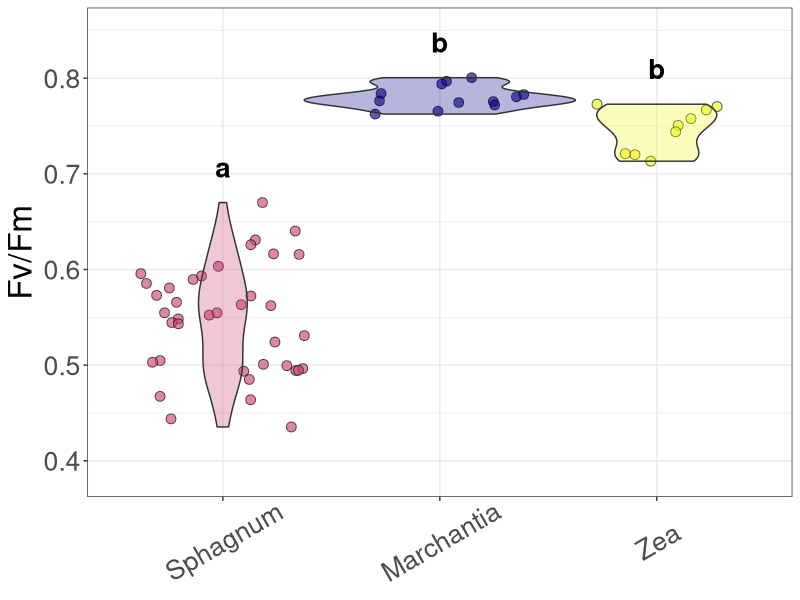

Source code (R): (Note: this script raises an error after producing the figure.)
#KW/Dunn on Chl fluorescence -- taxa
#chris goodall -- 02/02/22
#updated by taxa -- 11/06/2022
#updated to have FvFm (dark adapted) 04-14-2023
#updated to change taxa factor order 04-23-2023
#round by 50 -- 06-03-2023

#packages 
library(stats)
library(multcomp) #for analysis 
library(viridis) #for plotting
library(ggplot2)
library(dplyr)
library(stringr)
library(rstatix)
library(ggpubr)
library(tidyverse)
library(multcompView)
library(reshape)
library(readr)

#import data
d1 <- read_csv("data/chlorophyll fluorescence by taxa.csv")


#clean data
d1$PPFD <- round_any(d1$PPFD, 50) #round to nearest increment of 50 for PPFD

corn <- d1[d1$Species=="Zea",]

marchantia <- d1[d1$Species=="Marchantia",]

#Subsetting to 750 PAR 
d1 <- d1[d1$PPFD > 749 & d1$PPFD < 751,] #subsetting to 750 PPFD

d2 <- d1[!d1$Species=="Zea",]
#cat(paste0('c("', paste(colnames(d1), collapse='", "'), '")'))

d1$Species <- factor(d1$Species, levels = c("Sphagnum", "Marchantia", "Zea")) #re-order data so sphagnum is read first

#run nonparametric test: FvFm_mean
(res.kruskal <- d1 %>% kruskal_test(FvFm_mean ~ Species)) #this will indicate if there are siginficant differences between groups
d1 %>% kruskal_effsize(FvFm_mean ~ Species) #this indicates the amount of variance between groups explained by the treatment. 
#The interpretation values commonly in published literature are: 0.01- < 0.06 (small effect), 0.06 - < 0.14 (moderate effect) and >= 0.14 (large effect).
#value of .486 is very large it suggests that latitudinal sites vary by FvFm_mean 

#Post hoc analysis: In this context, we want to use# a Dunn's test as it uses the same underlying assumptions of the KW test
(pwc <- d1 %>% 
    dunn_test(FvFm_mean ~ Species, p.adjust.method = "bonferroni")) #you can also set p.adjust.method = "fdr" here, but "bonferroni" involves more tight confidence intervals. 

#designate significant differences between groups with letters
holder <- pwc$p #extracts p.values from dunn_test
names(holder)  <-  paste(pwc$group1, pwc$group2, sep="-")
hold <-multcompLetters(holder) #this generates the letters 
letters.FvFm_mean <- reshape::melt(hold$Letters) #this pulls the letters from the list into a vector
letters.FvFm_mean

#create data frame for putting on letters
value_max_FvFm_mean = d1 %>%
  group_by(Species) %>%
  summarize(max_value = max(FvFm_mean))
value_max_FvFm_mean

#create text frame for graphic overlay
text_FvFm_mean <- cbind(value_max_FvFm_mean, letters.FvFm_mean) # combine both types of data 
text_FvFm_mean=text_FvFm_mean[,c(1,3,2)] #rearrange columns

#create color palette
pal.2 <- plasma(3)[c(2,1,3)]

#make plot
FvFm_mean <- ggplot(d1, aes(x = Species, y = FvFm_mean,
                            fill = Species)) +
  geom_point(shape = 21, size = 3,
             alpha = 0.65, position = "jitter") +
  geom_violin(alpha = 0.3, width =1.25) +
  scale_y_continuous(limits = c(min(d1$FvFm_mean)-.05, max(d1$FvFm_mean)+.05)) +
  theme_bw() +
  theme(text = element_text(size = 24), 
        axis.text.x = element_text(angle = 30, vjust = .6, hjust=.5),
        legend.position = "none", axis.title.x=element_blank(),
        legend.title = element_blank()) +
  scale_fill_manual(values = pal.2) +
  geom_text(data = text_FvFm_mean, 
            aes(x=Species, y = 0.02 + max_value, label = value), 
            vjust=-0.3,
            size=7, 
            fontface = "bold") +
  labs(y=expression("Fv/Fm"))
FvFm_mean

#run nonparametric test: qP
(res.kruskal <- d1 %>% kruskal_test(qP ~ Species)) #this will indicate if there are siginficant differences between groups
d1 %>% kruskal_effsize(qP ~ Species) #this indicates the amount of variance between groups explained by the treatment. 
#The interpretation values commonly in published literature are: 0.01- < 0.06 (small effect), 0.06 - < 0.14 (moderate effect) and >= 0.14 (large effect).
#value of .454 is very large it suggests that latitudinal sites vary by qP 

#Post hoc analysis: In this context, we want to use# a Dunn's test as it uses the same underlying assumptions of the KW test
(pwc <- d1 %>% 
    dunn_test(qP ~ Species, p.adjust.method = "bonferroni")) #you can also set p.adjust.method = "fdr" here, but "bonferroni" involves more tight confidence intervals. 

#designate significant differences between groups with letters
holder <- pwc$p #extracts p.values from dunn_test
names(holder)  <-  paste(pwc$group1, pwc$group2, sep="-")
hold <-multcompLetters(holder) #this generates the letters 
letters.qP <- reshape::melt(hold$Letters) #this pulls the letters from the list into a vector
letters.qP

#create data frame for putting on letters
value_max_qP = d1 %>%
  group_by(Species) %>%
  summarize(max_value = max(qP))
value_max_qP

#create text frame for graphic overlay
text_qP <- cbind(value_max_qP, letters.qP) # combine both types of data 
text_qP=text_qP[,c(1,3,2)] #rearrange columns




#make plot
qP <- ggplot(d1, aes(x = Species, y = qP,
                     fill = Species)) +
  geom_point(shape = 21, size = 3,
             alpha = 0.65, position = "jitter") +
  geom_violin(alpha = 0.3, width =1.25) +
  scale_y_continuous(limits = c(min(d1$qP)-.05, max(d1$qP)+.05)) +
  theme_bw() +
  theme(text = element_text(size = 24), 
        axis.text.x = element_text(angle = 30, vjust = .6, hjust=.5),
        legend.position = "none", axis.title.x=element_blank(),
        legend.title = element_blank()) +
  scale_fill_manual(values = pal.2) +
  geom_text(data = text_qP, 
            aes(x=Species, y = 0.02 + max_value, label = value), 
            vjust=-0.3,
            size=7, 
            fontface = "bold") 

#run nonparametric test: qL
(res.kruskal <- d1 %>% kruskal_test(qL ~ Species)) #this will indicate if there are siginficant differences between groups
d1 %>% kruskal_effsize(qL ~ Species) #this indicates the amount of variance between groups explained by the treatment. 
#The interpretation values commonly in published literature are: 0.01- < 0.06 (small effect), 0.06 - < 0.14 (moderate effect) and >= 0.14 (large effect).
#value of .530 is very large it suggests that latitudinal sites vary by qL 

#Post hoc analysis: In this context, we want to use# a Dunn's test as it uses the same underlying assumptions of the KW test
(pwc <- d1 %>% 
    dunn_test(qL ~ Species, p.adjust.method = "bonferroni")) #you can also set p.adjust.method = "fdr" here, but "bonferroni" involves more tight confidence intervals. 

#designate significant differences between groups with letters
holder <- pwc$p #extracts p.values from dunn_test
names(holder)  <-  paste(pwc$group1, pwc$group2, sep="-")
hold <-multcompLetters(holder) #this generates the letters 
letters.qL <- reshape::melt(hold$Letters) #this pulls the letters from the list into a vector
letters.qL

#create data frame for putting on letters
value_max_qL = d1 %>%
  group_by(Species) %>%
  summarize(max_value = max(qL))
value_max_qL

#create text frame for graphic overlay
text_qL <- cbind(value_max_qL, letters.qL) # combine both types of data 
text_qL=text_qL[,c(1,3,2)] #rearrange columns




#make plot
qL <- ggplot(d1, aes(x = Species, y = qL,
                     fill = Species)) +
  geom_point(shape = 21, size = 3,
             alpha = 0.65, position = "jitter") +
  geom_violin(alpha = 0.3, width =1.25) +
  scale_y_continuous(limits = c(min(d1$qL)-.05, max(d1$qL)+.05)) +
  theme_bw() +
  theme(text = element_text(size = 24), 
        axis.text.x = element_text(angle = 30, vjust = .6, hjust=.5),
        legend.position = "none", axis.title.x=element_blank(),
        legend.title = element_blank()) +
  scale_fill_manual(values = pal.2) +
  geom_text(data = text_qL, 
            aes(x=Species, y = 0.02 + max_value, label = value), 
            vjust=-0.3,
            size=7, 
            fontface = "bold") 

#run nonparametric test: NPQ
(res.kruskal <- d1 %>% kruskal_test(NPQ ~ Species)) #this will indicate if there are siginficant differences between groups
d1 %>% kruskal_effsize(NPQ ~ Species) #this indicates the amount of variance between groups explained by the treatment. 
#The interpretation values commonly in published literature are: 0.01- < 0.06 (small effect), 0.06 - < 0.14 (moderate effect) and >= 0.14 (large effect).
#value of .535 is very large it suggests that latitudinal sites vary by NPQ 

#Post hoc analysis: In this context, we want to use# a Dunn's test as it uses the same underlying assumptions of the KW test
(pwc <- d1 %>% 
    dunn_test(NPQ ~ Species, p.adjust.method = "bonferroni")) #you can also set p.adjust.method = "fdr" here, but "bonferroni" involves more tight confidence intervals. 

#designate significant differences between groups with letters
holder <- pwc$p #extracts p.values from dunn_test
names(holder)  <-  paste(pwc$group1, pwc$group2, sep="-")
hold <-multcompLetters(holder) #this generates the letters 
letters.NPQ <- reshape::melt(hold$Letters) #this pulls the letters from the list into a vector
letters.NPQ

#create data frame for putting on letters
value_max_NPQ = d1 %>%
  group_by(Species) %>%
  summarize(max_value = max(NPQ))
value_max_NPQ

#create text frame for graphic overlay
text_NPQ <- cbind(value_max_NPQ, letters.NPQ) # combine both types of data 
text_NPQ=text_NPQ[,c(1,3,2)] #rearrange columns




#make plot
NPQ <- ggplot(d1, aes(x = Species, y = NPQ,
                      fill = Species)) +
  geom_point(shape = 21, size = 3,
             alpha = 0.65, position = "jitter") +
  geom_violin(alpha = 0.3, width =1.25) +
  scale_y_continuous(limits = c(min(d1$NPQ)-.1, max(d1$NPQ)+.4)) +
  theme_bw() +
  theme(text = element_text(size = 24), axis.text.x = element_text(angle = 30, vjust = .6, hjust=.5),
        legend.position = "none", axis.title.x=element_blank(),
        legend.title = element_blank()) +
  scale_fill_manual(values = pal.2) +
  geom_text(data = text_NPQ, 
            aes(x=Species, y = 0.1 + max_value, label = value), 
            vjust=-0.3,
            size=7, 
            fontface = "bold") 

#run nonparametric test: phiPSII
(res.kruskal <- d1 %>% kruskal_test(phiPSII ~ Species)) #this will indicate if there are siginficant differences between groups
d1 %>% kruskal_effsize(phiPSII ~ Species) #this indicates the amount of variance between groups explained by the treatment. 
#The interpretation values commonly in published literature are: 0.01- < 0.06 (small effect), 0.06 - < 0.14 (moderate effect) and >= 0.14 (large effect).
#value of .468 is very large it suggests that latitudinal sites vary by phiPSII 

#Post hoc analysis: In this context, we want to use# a Dunn's test as it uses the same underlying assumptions of the KW test
(pwc <- d1 %>% 
    dunn_test(phiPSII ~ Species, p.adjust.method = "bonferroni")) #you can also set p.adjust.method = "fdr" here, but "bonferroni" involves more tight confidence intervals. 

#designate significant differences between groups with letters
holder <- pwc$p #extracts p.values from dunn_test
names(holder)  <-  paste(pwc$group1, pwc$group2, sep="-")
hold <-multcompLetters(holder) #this generates the letters 
letters.phiPSII <- reshape::melt(hold$Letters) #this pulls the letters from the list into a vector
letters.phiPSII

#create data frame for putting on letters
value_max_phiPSII = d1 %>%
  group_by(Species) %>%
  summarize(max_value = max(phiPSII))
value_max_phiPSII

#create text frame for graphic overlay
text_phiPSII <- cbind(value_max_phiPSII, letters.phiPSII) # combine both types of data 
text_phiPSII=text_phiPSII[,c(1,3,2)] #rearrange columns




#make plot
phiPSII <- ggplot(d1, aes(x = Species, y = phiPSII,
                          fill = Species)) +
  geom_point(shape = 21, size = 3,
             alpha = 0.65, position = "jitter") +
  geom_violin(alpha = 0.3, width =1.25) +
  scale_y_continuous(limits = c(min(d1$phiPSII)-.05, max(d1$phiPSII)+.05)) +
  theme_bw() +
  theme(text = element_text(size = 24), axis.text.x = element_text(angle = 30, vjust = .6, hjust=.5),
        legend.position = "none", axis.title.x=element_blank(),
        legend.title = element_blank()) +
  scale_fill_manual(values = pal.2) +
  geom_text(data = text_phiPSII, 
            aes(x=Species, y = 0.01 + max_value, label = value), 
            vjust=-0.3,
            size=7, 
            fontface = "bold") +
  labs(y=expression("Φ"[PSII]))


#run nonparametric test: phiNPQ
(res.kruskal <- d1 %>% kruskal_test(phiNPQ ~ Species)) #this will indicate if there are siginficant differences between groups
d1 %>% kruskal_effsize(phiNPQ ~ Species) #this indicates the amount of variance between groups explained by the treatment. 
#The interpretation values commonly in published literature are: 0.01- < 0.06 (small effect), 0.06 - < 0.14 (moderate effect) and >= 0.14 (large effect).
#value of .540 is very large it suggests that latitudinal sites vary by phiNPQ 

#Post hoc analysis: In this context, we want to use# a Dunn's test as it uses the same underlying assumptions of the KW test
(pwc <- d1 %>% 
    dunn_test(phiNPQ ~ Species, p.adjust.method = "bonferroni")) #you can also set p.adjust.method = "fdr" here, but "bonferroni" involves more tight confidence intervals. 

#designate significant differences between groups with letters
holder <- pwc$p #extracts p.values from dunn_test
names(holder)  <-  paste(pwc$group1, pwc$group2, sep="-")
hold <-multcompLetters(holder) #this generates the letters 
letters.phiNPQ <- reshape::melt(hold$Letters) #this pulls the letters from the list into a vector
letters.phiNPQ

#create data frame for putting on letters
value_max_phiNPQ = d1 %>%
  group_by(Species) %>%
  summarize(max_value = max(phiNPQ))
value_max_phiNPQ

#create text frame for graphic overlay
text_phiNPQ <- cbind(value_max_phiNPQ, letters.phiNPQ) # combine both types of data 
text_phiNPQ=text_phiNPQ[,c(1,3,2)] #rearrange columns




#make plot
phiNPQ <- ggplot(d1, aes(x = Species, y = phiNPQ,
                         fill = Species)) +
  geom_point(shape = 21, size = 3,
             alpha = 0.65, position = "jitter") +
  geom_violin(alpha = 0.3, width =1.25) +
  scale_y_continuous(limits = c(min(d1$phiNPQ)-.05, max(d1$phiNPQ)+.05)) +
  theme_bw() +
  theme(text = element_text(size = 24), axis.text.x = element_text(angle = 30, vjust = .6, hjust=.5),
        legend.position = "none", axis.title.x=element_blank(),
        legend.title = element_blank()) +
  scale_fill_manual(values = pal.2) +
  geom_text(data = text_phiNPQ, 
            aes(x=Species, y = 0.01 + max_value, label = value), 
            vjust=-0.3,
            size=7, 
            fontface = "bold") +
  labs(y=expression("Φ"[NPQ]))


#run nonparametric test: phiNO
(res.kruskal <- d1 %>% kruskal_test(phiNO ~ Species)) #this will indicate if there are siginficant differences between groups
d1 %>% kruskal_effsize(phiNO ~ Species) #this indicates the amount of variance between groups explained by the treatment. 
#The interpretation values commonly in published literature are: 0.01- < 0.06 (small effect), 0.06 - < 0.14 (moderate effect) and >= 0.14 (large effect).
#value of .596 is very large it suggests that latitudinal sites vary by phiNO 

#Post hoc analysis: In this context, we want to use# a Dunn's test as it uses the same underlying assumptions of the KW test
(pwc <- d1 %>% 
    dunn_test(phiNO ~ Species, p.adjust.method = "bonferroni")) #you can also set p.adjust.method = "fdr" here, but "bonferroni" involves more tight confidence intervals. 

#designate significant differences between groups with letters
holder <- pwc$p #extracts p.values from dunn_test
names(holder)  <-  paste(pwc$group1, pwc$group2, sep="-")
hold <-multcompLetters(holder) #this generates the letters 
letters.phiNO <- reshape::melt(hold$Letters) #this pulls the letters from the list into a vector
letters.phiNO

#create data frame for putting on letters
value_max_phiNO = d1 %>%
  group_by(Species) %>%
  summarize(max_value = max(phiNO))
value_max_phiNO

#create text frame for graphic overlay
text_phiNO <- cbind(value_max_phiNO, letters.phiNO) # combine both types of data 
text_phiNO=text_phiNO[,c(1,3,2)] #rearrange columns




#make plot
phiNO <- ggplot(d1, aes(x = Species, y = phiNO,
                        fill = Species)) +
  geom_point(shape = 21, size = 3,
             alpha = 0.65, position = "jitter") +
  geom_violin(alpha = 0.3, width =1.25) +
  scale_y_continuous(limits = c(min(d1$phiNO)-.05, max(d1$phiNO)+.05)) +
  theme_bw() +
  theme(text = element_text(size = 24), axis.text.x = element_text(angle = 30, vjust = .6, hjust=.5),
        legend.position = "none", axis.title.x=element_blank(),
        legend.title = element_blank()) +
  scale_fill_manual(values = pal.2) +
  geom_text(data = text_phiNO, 
            aes(x=Species, y = 0.01 + max_value, label = value), 
            vjust=-0.3,
            size=7, 
            fontface = "bold") +
  labs(y=expression("Φ"[NO]))

# #run nonparametric test: JETR
# (res.kruskal <- d1 %>% kruskal_test(JETR ~ Species)) #this will indicate if there are siginficant differences between groups
# d1 %>% kruskal_effsize(JETR ~ Species) #this indicates the amount of variance between groups explained by the treatment. 
# #The interpretation values commonly in published literature are: 0.01- < 0.06 (small effect), 0.06 - < 0.14 (moderate effect) and >= 0.14 (large effect).
# #value of .704 is very large it suggests that latitudinal sites vary by JETR 
# 
# #Post hoc analysis: In this context, we want to use# a Dunn's test as it uses the same underlying assumptions of the KW test
# (pwc <- d1 %>% 
#     dunn_test(JETR ~ Species, p.adjust.method = "bonferroni")) #you can also set p.adjust.method = "fdr" here, but "bonferroni" involves more tight confidence intervals. 
# 
# #designate significant differences between groups with letters
# holder <- pwc$p #extracts p.values from dunn_test
# names(holder)  <-  paste(pwc$group1, pwc$group2, sep="-")
# hold <-multcompLetters(holder) #this generates the letters 
# letters.JETR <- reshape::melt(hold$Letters) #this pulls the letters from the list into a vector
# letters.JETR
# 
# #create data frame for putting on letters
# value_max_JETR = d1 %>%
#   group_by(Species) %>%
#   summarize(max_value = max(JETR))
# value_max_JETR
# 
# #create text frame for graphic overlay
# text_JETR <- cbind(value_max_JETR, letters.JETR) # combine both types of data 
# text_JETR=text_JETR[,c(1,3,2)] #rearrange columns
# 
# 
# 
# 
# #make plot
# JETR <- ggplot(d1, aes(x = Species, y = JETR,
#                        fill = Species)) +
#   geom_point(shape = 21, size = 3,
#              alpha = 0.65, position = "jitter") +
#   geom_violin(alpha = 0.3, width =1.25) +
#   scale_y_continuous(limits = c(min(d1$JETR)-.05, max(d1$JETR)+25)) +
#   theme_bw() +
#   theme(text = element_text(size = 24), axis.text.x = element_text(angle = 30, vjust = .6, hjust=.5),
#         legend.position = "none", axis.title.x=element_blank(),
#         legend.title = element_blank()) +
#   scale_fill_manual(values = pal.2) +
#   geom_text(data = text_JETR, 
#             aes(x=Species, y = 3 + max_value, label = value), 
#             vjust=-0.3,
#             size=7, 
#             fontface = "bold") +
#   labs(y=expression("J"[ETR]))
# 
# #run nonparametric test: JNPQ
# (res.kruskal <- d1 %>% kruskal_test(JNPQ ~ Species)) #this will indicate if there are siginficant differences between groups
# d1 %>% kruskal_effsize(JNPQ ~ Species) #this indicates the amount of variance between groups explained by the treatment. 
# #The interpretation values commonly in published literature are: 0.01- < 0.06 (small effect), 0.06 - < 0.14 (moderate effect) and >= 0.14 (large effect).
# #value of .389 is very large it suggests that latitudinal sites vary by JNPQ 
# 
# #Post hoc analysis: In this context, we want to use# a Dunn's test as it uses the same underlying assumptions of the KW test
# (pwc <- d1 %>% 
#     dunn_test(JNPQ ~ Species, p.adjust.method = "bonferroni")) #you can also set p.adjust.method = "fdr" here, but "bonferroni" involves more tight confidence intervals. 
# 
# #designate significant differences between groups with letters
# holder <- pwc$p #extracts p.values from dunn_test
# names(holder)  <-  paste(pwc$group1, pwc$group2, sep="-")
# hold <-multcompLetters(holder) #this generates the letters 
# letters.JNPQ <- reshape::melt(hold$Letters) #this pulls the letters from the list into a vector
# letters.JNPQ
# 
# #create data frame for putting on letters
# value_max_JNPQ = d1 %>%
#   group_by(Species) %>%
#   summarize(max_value = max(JNPQ))
# value_max_JNPQ
# 
# #create text frame for graphic overlay
# text_JNPQ <- cbind(value_max_JNPQ, letters.JNPQ) # combine both types of data 
# text_JNPQ=text_JNPQ[,c(1,3,2)] #rearrange columns
# 
# 
# 
# 
# #make plot
# JNPQ <- ggplot(d1, aes(x = Species, y = JNPQ,
#                        fill = Species)) +
#   geom_point(shape = 21, size = 3,
#              alpha = 0.65, position = "jitter") +
#   geom_violin(alpha = 0.3, width =1.25) +
#   scale_y_continuous(limits = c(min(d1$JNPQ)-10, max(d1$JNPQ)+25)) +
#   theme_bw() +
#   theme(text = element_text(size = 24), axis.text.x = element_text(angle = 30, vjust = .6, hjust=.5),
#         legend.position = "none", axis.title.x=element_blank(),
#         legend.title = element_blank()) +
#   scale_fill_manual(values = pal.2) +
#   geom_text(data = text_JNPQ, 
#             aes(x=Species, y = 10 + max_value, label = value), 
#             vjust=-0.3,
#             size=7, 
#             fontface = "bold") +
#   labs(y=expression("J"[NPQ]))
# 
# #run nonparametric test: JNO
# (res.kruskal <- d1 %>% kruskal_test(JNO ~ Species)) #this will indicate if there are siginficant differences between groups
# d1 %>% kruskal_effsize(JNO ~ Species) #this indicates the amount of variance between groups explained by the treatment. 
# #The interpretation values commonly in published literature are: 0.01- < 0.06 (small effect), 0.06 - < 0.14 (moderate effect) and >= 0.14 (large effect).
# #value of .677 is very large it suggests that latitudinal sites vary by JNO 
# 
# #Post hoc analysis: In this context, we want to use# a Dunn's test as it uses the same underlying assumptions of the KW test
# (pwc <- d1 %>% 
#     dunn_test(JNO ~ Species, p.adjust.method = "bonferroni")) #you can also set p.adjust.method = "fdr" here, but "bonferroni" involves more tight confidence intervals. 
# 
# #designate significant differences between groups with letters
# holder <- pwc$p #extracts p.values from dunn_test
# names(holder)  <-  paste(pwc$group1, pwc$group2, sep="-")
# hold <-multcompLetters(holder) #this generates the letters 
# letters.JNO <- reshape::melt(hold$Letters) #this pulls the letters from the list into a vector
# letters.JNO
# 
# #create data frame for putting on letters
# value_max_JNO = d1 %>%
#   group_by(Species) %>%
#   summarize(max_value = max(JNO))
# value_max_JNO
# 
# #create text frame for graphic overlay
# text_JNO <- cbind(value_max_JNO, letters.JNO) # combine both types of data 
# text_JNO=text_JNO[,c(1,3,2)] #rearrange columns
# 
# 
# 
# 
# #make plot
# JNO <- ggplot(d1, aes(x = Species, y = JNO,
#                       fill = Species)) +
#   geom_point(shape = 21, size = 3,
#              alpha = 0.65, position = "jitter") +
#   geom_violin(alpha = 0.3, width =1.25) +
#   scale_y_continuous(limits = c(min(d1$JNO)-10, max(d1$JNO)+25)) +
#   theme_bw() +
#   theme(text = element_text(size = 24), axis.text.x = element_text(angle = 30, vjust = .6, hjust=.5),
#         legend.position = "none", axis.title.x=element_blank(),
#         legend.title = element_blank()) +
#   scale_fill_manual(values = pal.2) +
#   geom_text(data = text_JNO, 
#             aes(x=Species, y = 10 + max_value, label = value), 
#             vjust=-0.3,
#             size=7, 
#             fontface = "bold") +
#   labs(y=expression("J"[NO]))
# 
# 
# d2 <- d1[!d1$Species=="Zea",]
# #fligner.test(FvFmprime ~ Species, center=median, d2)
# 
# #run nonparametric test: Jtot
# (res.kruskal <- d1 %>% kruskal_test(Jtot ~ Species)) #this will indicate if there are siginficant differences between groups
# d1 %>% kruskal_effsize(Jtot ~ Species) #this indicates the amount of variance between groups explained by the treatment. 
# #The interpretation values commonly in published literature are: 0.01- < 0.06 (small effect), 0.06 - < 0.14 (moderate effect) and >= 0.14 (large effect).
# #value of .721 is very large it suggests that latitudinal sites vary by Jtot 
# 
# #Post hoc analysis: In this context, we want to use# a Dunn's test as it uses the same underlying assumptions of the KW test
# (pwc <- d1 %>% 
#     dunn_test(Jtot ~ Species, p.adjust.method = "bonferroni")) #you can also set p.adjust.method = "fdr" here, but "bonferroni" involves more tight confidence intervals. 
# 
# #designate significant differences between groups with letters
# holder <- pwc$p #extracts p.values from dunn_test
# names(holder)  <-  paste(pwc$group1, pwc$group2, sep="-")
# hold <-multcompLetters(holder) #this generates the letters 
# letters.Jtot <- reshape::melt(hold$Letters) #this pulls the letters from the list into a vector
# letters.Jtot
# 
# #create data frame for putting on letters
# value_max_Jtot = d1 %>%
#   group_by(Species) %>%
#   summarize(max_value = max(Jtot))
# value_max_Jtot
# 
# #create text frame for graphic overlay
# text_Jtot <- cbind(value_max_Jtot, letters.Jtot) # combine both types of data 
# text_Jtot=text_Jtot[,c(1,3,2)] #rearrange columns
# 
# 
# 
# 
# #make plot
# Jtot <- ggplot(d1, aes(x = Species, y = Jtot,
#                        fill = Species)) +
#   geom_point(shape = 21, size = 3,
#              alpha = 0.65, position = "jitter") +
#   geom_violin(alpha = 0.3, width =1.25) +
#   scale_y_continuous(limits = c(min(d1$Jtot)-1, max(d1$Jtot)+50)) +
#   theme_bw() +
#   theme(text = element_text(size = 24), axis.text.x = element_text(angle = 30, vjust = .6, hjust=.5),
#         legend.position = "none", axis.title.x=element_blank(),
#         legend.title = element_blank()) +
#   scale_fill_manual(values = pal.2) +
#   geom_text(data = text_Jtot, 
#             aes(x=Species, y = 15 + max_value, label = value), 
#             vjust=-0.3,
#             size=7, 
#             fontface = "bold") +
#   labs(y=expression("J"[tot]))

#make fake plot for legend
library(cowplot)
library(grid)
library(gridExtra) 
colnames(d1)[1] <- "Taxa"
colnames(text_FvFm_mean)[1] <- "Taxa"
filler <- ggplot(d1, aes(x = Taxa, y = FvFm_mean,
                         fill = Taxa)) +
  geom_point(shape = 21, size = 3,
             alpha = 0.65, position = "jitter") +
  geom_violin(alpha = 0.3, width =1.25) +
  scale_y_continuous(limits = c(min(d1$FvFm_mean)-.05, max(d1$FvFm_mean)+.05)) +
  theme_bw() +
  scale_fill_manual(values = pal.2) +
  geom_text(data = text_FvFm_mean, 
            aes(x=Taxa, y = 0.02 + max_value, label = value), 
            vjust=-0.3,
            size=7, 
            fontface = "bold") +
  theme(text = element_text(size = 24),
        axis.text.x = element_blank(),
        axis.title.x = element_blank(), 
        legend.text=element_text(size=22),
        legend.title.align=0.5,
        legend.title=element_text(size=32, face="bold"),
        legend.position = "right") +
  guides(color=guide_legend(ncol=3))
filler
legend <- cowplot::get_legend(filler) #pull legend 


#create layout and grid arrange plots 
library(patchwork)
layout <- '
ABCD
EFGX'

# tiff("Fluorescence by taxa.tiff", units="in", width=20, height=10, res=300)
# wrap_plots(A = FvFm_mean, B = qP, C = qL, D= NPQ, E = phiPSII, F = phiNPQ,
#            G = phiNO, X = legend, design=layout) + plot_annotation(tag_levels = 'A')
# dev.off()
